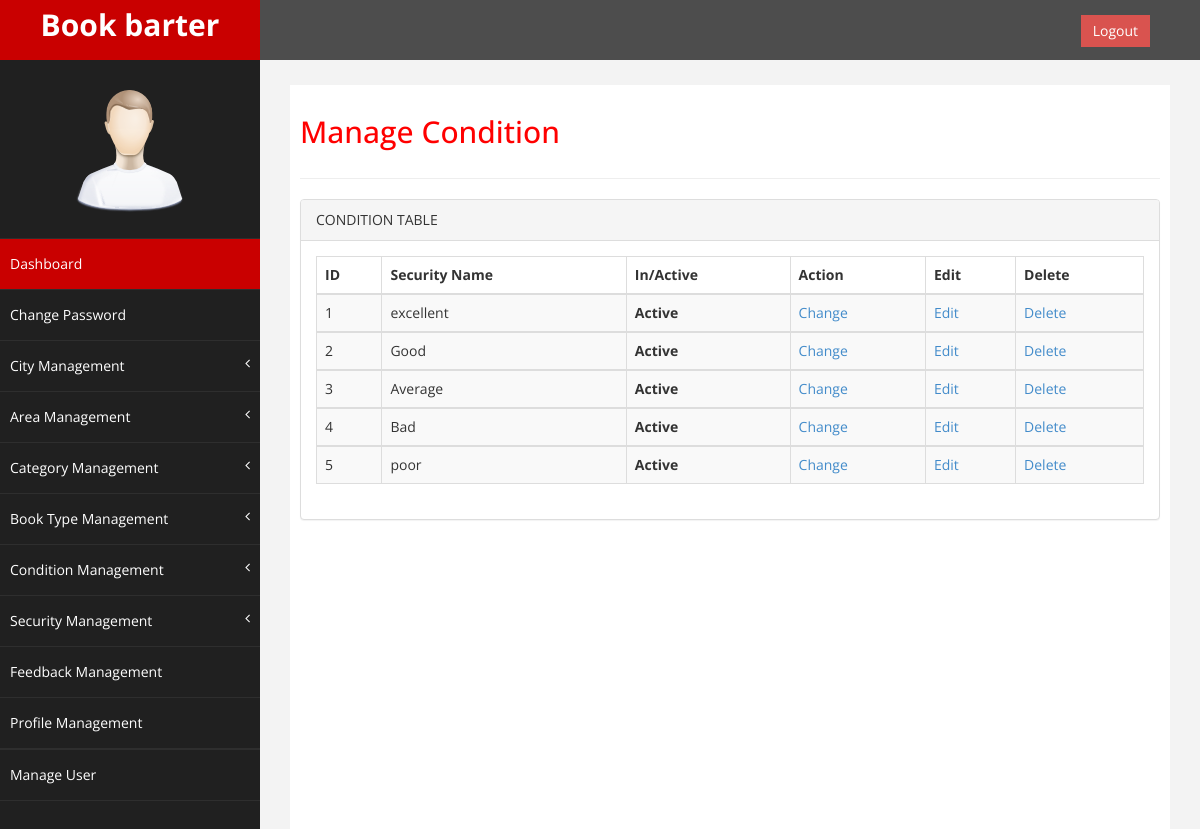
Screenshot of /admin/managecondition.php with the database file from the repository.
### tables this page shows
CREATE TABLE `condition_table` (
  `id` int(20) NOT NULL,
  `condition_name` varchar(255) NOT NULL,
  `is_active` int(2) NOT NULL
);

### admin/managecondition.php (the view, shortened to what this page needs)
<?php
require "common/header.php";
require 'dbconnect.php';
$qry = "SELECT id, condition_name, is_active FROM condition_table WHERE is_active!=2";
$rs = mysqli_query($conn,$qry);
?>
    <div id="wrapper">
        <nav class="navbar navbar-default navbar-cls-top " role="navigation" style="margin-bottom: 0">
            <div class="navbar-header">
                <a class="navbar-brand" href="dashboard.php">Book barter</a>
            </div>
  <div style="color: white;
padding: 15px 50px 5px 50px;
float: right;
font-size: 16px;">  <a href="logout.php" class="btn btn-danger square-btn-adjust">Logout</a> </div>
        </nav>
          <?php
  require "common/navigation.php";
?>
        <div id="page-wrapper" >
            <div id="page-inner">
                <div class="row">
                    <div class="col-md-12">
                     <h2>Manage Condition</h2>
                    </div>
                </div>
                  <hr />
                  <div class="row">
                <div class="col-md-12">
                    <div class="panel panel-default">
                        <div class="panel-heading">
                             CONDITION TABLE
                        </div>
                        <div class="panel-body">
                            <div class="table-responsive">
                                <table class="table table-striped table-bordered table-hover" id="">
                                    <thead>
                                        <tr>
                                            <th>ID</th>
                                            <th>Security Name</th>
                                            <th>In/Active</th>
                                            <th>Action</th>
                                            <th>Edit</th>
                                            <th>Delete</th>
                                        </tr>
                                                                </thead>
                            <?php
                            if(mysqli_num_rows($rs) > 0)
                                {
                                    while($row = mysqli_fetch_assoc($rs))
                                    {
                            ?>
                                <tbody>
                                    <tr class="odd gradeX">
                                    <td><?php echo $row['id']; ?></td>
                                    <td><?php echo $row['condition_name'];?></td>
                                    <th><?php if($row['is_active']==1){echo "Active";}else{echo "Blocked";} ?></th>
                                    <td><a href="actioncondition.php?id=<?php echo $row['id']; ?>&status=<?php echo $row['is_active']; ?>">Change</a></td>
                                    <td><a href="editcondition.php?id=<?php echo $row['id']; ?>">Edit</a></td>
                                    <td><a href="deletecondition.php?id=<?php echo $row['id']; ?>">Delete</a></td>
                                </tr>
                            <?php   }
                                }
                                else
                                {
                                echo "0 Rows Returned!";
                                }
                            ?>
                                    </tbody>
                                </table>
                            </div>
                        </div>
                    </div>
                </div>
            </div>
        </div>
    </div>
    <?php require "common/footer.php"; ?>

### admin/css/custom.css (style rules this page uses)
body { font-family: 'Open Sans', sans-serif; }
#wrapper { width: 100%; background:#202020; }
#page-wrapper { padding: 15px 15px; min-height: 600px; background:#F3F3F3; }
#page-inner { width:100%; margin:10px 20px 10px 0px; background-color:#fff!important; padding:10px; min-height:1200px; }
h2 { color: #f00; }
.square-btn-adjust { border: 0px solid transparent; -webkit-border-radius: 0px; -moz-border-radius: 0px; border-radius: 0px; }
.navbar-cls-top .navbar-brand { color: #fff; background: #C90000; width: 260px; text-align: center; height: 60px; font-size: 30px; font-weight: 700; }
.navbar-cls-top { background:#4D4D4D; border-bottom:none; }
.navbar-default { border:0px solid black; }
.navbar-header { background: #A70303; }
@media (min-width:768px) { #page-wrapper { margin: 0 0 0 260px; padding: 15px 30px; min-height: 1200px; } }
@media (min-width:768px) { .navbar { border-radius: 0px; } }

### rows the page displays
condition_table: id "1", condition_name "excellent", is_active "Active"
condition_table: id "2", condition_name "Good", is_active "Active"
condition_table: id "3", condition_name "Average", is_active "Active"
condition_table: id "4", condition_name "Bad", is_active "Active"
condition_table: id "5", condition_name "poor", is_active "Active"
